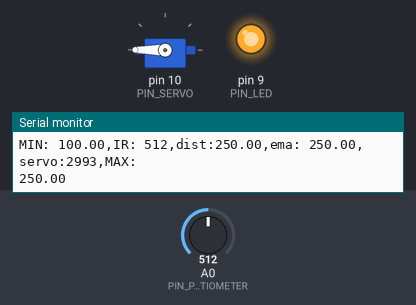
A sketch run on a simulated Arduino Uno, built with avr-gcc and run on an emulated ATmega328P. Shown: servo, output pins drawn as LEDs (lit = HIGH), the last lines printed to the serial monitor. The test bench sets the inputs (shaded band); at power-on: A0 (PIN_POTENTIOMETER) = 512.

Above: at 1.2 s.
1.3 s: A0 (PIN_POTENTIOMETER) set to 357
2.8 s: A0 (PIN_POTENTIOMETER) set to 339
At 3.6 s:
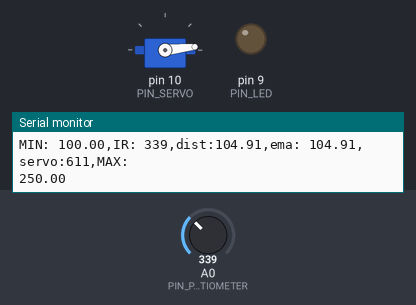
4.3 s: A0 (PIN_POTENTIOMETER) set to 306
At 4.7 s:
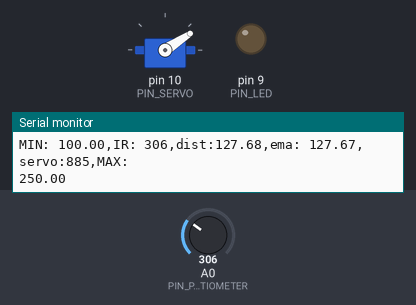
5.8 s: A0 (PIN_POTENTIOMETER) set to 240
At 7.0 s:
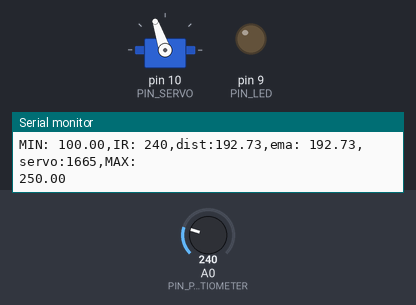
7.3 s: A0 (PIN_POTENTIOMETER) set to 260
At 8.2 s:
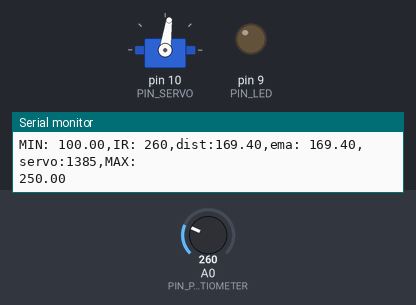
8.8 s: A0 (PIN_POTENTIOMETER) set to 122
At 9.4 s:
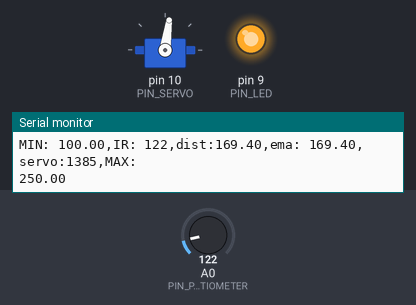
Timing chart, 0 to 11.3 s (numbered marks = the images above; inputs shaded):
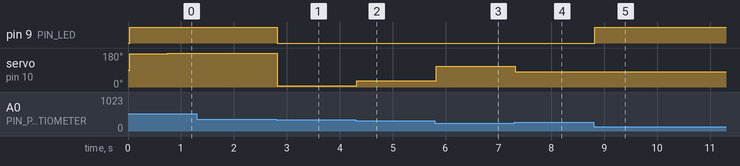

The sketch:

17_example_1.ino
```cpp
#include <Servo.h>

// Arduino pin assignment
#define PIN_LED 9
#define PIN_M
#define PIN_POTENTIOMETER 0 // Potentiometer at Pin A3
// Add IR Sensor Definition Here !!!
#define PIN_SERVO 10

#define _DUTY_MIN 553  // servo full clock-wise position (0 degree)
#define _DUTY_NEU 1476 // servo neutral position (90 degree)
#define _DUTY_MAX 2399 // servo full counter-clockwise position (180 degree)

#define _DIST_MIN 100.0   // minimum distance to be measured (unit: mm)
#define _DIST_MAX 250.0
#define _EMA_ALPHA 0.5

#define LOOP_INTERVAL 30   // Loop Interval (unit: msec)
float dist_prev=_DIST_MAX;
float dist_ema;
//float duty;

Servo myservo;
unsigned long last_loop_time;   // unit: msec

void setup()
{
  myservo.attach(PIN_SERVO);
  myservo.writeMicroseconds(_DUTY_NEU);
  pinMode(9, OUTPUT);

  Serial.begin(2000000);
}

void loop()
{

  unsigned long time_curr = millis();
  int a_value, duty;
  // wait until next event time
  if (time_curr < (last_loop_time + LOOP_INTERVAL))
    return;
  last_loop_time += LOOP_INTERVAL;

  // Remove Next line !!!
  a_value = analogRead(PIN_POTENTIOMETER);
  // Read IR Sensor value !!!
  // Convert IR sensor value into distance !!!
  float dist = (6762.0/(a_value-9)-4.0)*10.0 - 60.0;
  // we need distance range filter here !!!
  if (dist < _DIST_MIN) {  //범위 밖일때
    dist = _DIST_MIN - 10.0;    // Set Lower Value
    dist = dist_prev;
    digitalWrite(PIN_LED, 1);       // LED OFF

  } else if (dist > _DIST_MAX) {
    dist = _DIST_MAX + 10.0;    // Set Higher Value
    dist = dist_prev;
    digitalWrite(PIN_LED, 1);
        // LED OFF
  } else {    // In desired Range //범위 안일때 여기서 최근 값 받음
    dist_prev=dist;
    digitalWrite(PIN_LED, 0);       // LED ON
  }


  // we need EMA filter here !!!
  dist_ema =_EMA_ALPHA*dist+(1-_EMA_ALPHA)*dist_ema;


  if (dist_ema <= _DIST_MIN) {
    //digitalWrite(PIN_LED,1);
    myservo.writeMicroseconds(_DUTY_MIN);
       // LED OFF
  } else if (dist_ema >= _DIST_MAX) {
    //digitalWrite(PIN_LED,1);
    myservo.writeMicroseconds(_DUTY_MAX);     // LED OFF
  } else {    // In desired Range
    //digitalWrite(PIN_LED,0);
    duty = 1846/150*(dist-100)+553;
    myservo.writeMicroseconds(duty);

    //myservo.writeMicroseconds(1860*((_DIST_MAX-_DIST_MIN)*2*(dist_ema-180)/180+_DIST_MIN));

  }

  // map distance into duty
  //duty = map(a_value, 0, 1023, _DUTY_MIN, _DUTY_MAX);
  //myservo.writeMicroseconds(duty);

  // print IR sensor value, distnace, duty !!!
  Serial.print("MIN: "); Serial.print(_DIST_MIN);
  Serial.print(",IR: "); Serial.print(a_value);
  Serial.print(",dist:"); Serial.print(dist);
  Serial.print(",ema: "); Serial.print(dist_ema);
  Serial.print(",servo:"); Serial.print(duty);
  Serial.println(",MAX:"); Serial.print(_DIST_MAX);
  Serial.println("");
}
```

Measured:
- the behaviour switches between 348 and 347 on A0 (PIN_POTENTIOMETER) (found by bisection; images 0 and 1)
- after the input at 2.8 s, pin 9 (PIN_LED): HIGH → LOW at once; servo on pin 10 (PIN_SERVO): 180° → 6° at once
- after the input at 4.3 s, servo on pin 10 (PIN_SERVO): 6° → 33° at once
- after the input at 5.8 s, servo on pin 10 (PIN_SERVO): 33° → 109° at once
- after the input at 7.3 s, servo on pin 10 (PIN_SERVO): 109° → 82° at once
- after the input at 8.8 s, pin 9 (PIN_LED): LOW → HIGH at once
